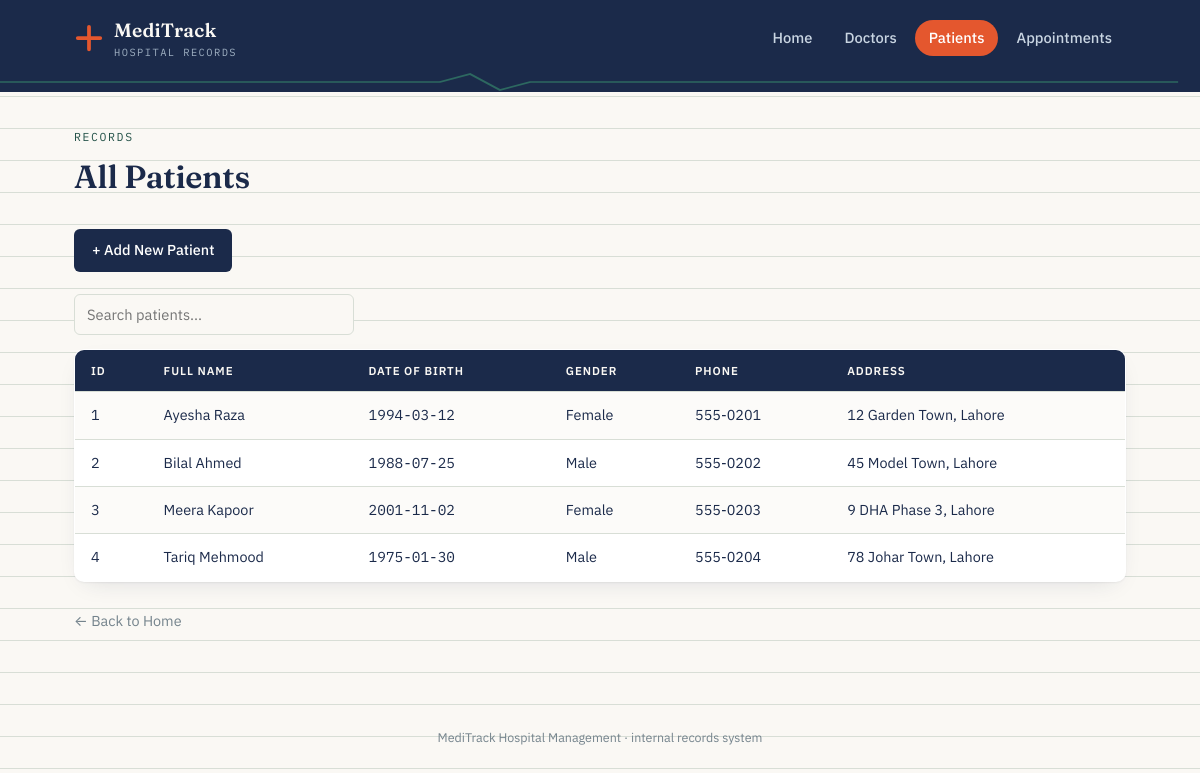
/patients.php, run on the app's committed database.
### tables this page shows
CREATE TABLE patients (
    patient_id      INT AUTO_INCREMENT PRIMARY KEY,
    full_name       VARCHAR(100)  NOT NULL,
    date_of_birth   DATE          NOT NULL,
    gender          ENUM('Male','Female','Other') NOT NULL,
    phone           VARCHAR(20)   NOT NULL,
    address         VARCHAR(255)  NOT NULL,
    created_at      TIMESTAMP     DEFAULT CURRENT_TIMESTAMP
);

### patients.php (the view, shortened to what this page needs)
<?php
include 'db.php';
$sql = "SELECT patients.patient_id, patients.full_name, patients.date_of_birth, patients.gender , patients.phone, patients.address
        FROM patients
        ORDER BY patients.full_name ASC";
$result = mysqli_query($conn, $sql);
include 'header.php';
?>
<div class="page-header">
    <p class="eyebrow">Records</p>
    <h1>All Patients</h1>
</div>
<div class="toolbar">
    <a href="add_patient.php" class="btn btn-add">+ Add New Patient</a>
</div>
<div class="search-bar">
    <input type="search" placeholder="Search patients..." data-table-search="patientsTable">
</div>
<table class="data-table" id="patientsTable">
    <tr>
        <th>ID</th>
        <th>Full Name</th>
        <th>Date of Birth</th>
        <th>Gender</th>
        <th>Phone</th>
        <th>Address</th>
    </tr>
    <?php
    if (mysqli_num_rows($result) > 0) {
        while ($row = mysqli_fetch_assoc($result)) {
            echo "<tr>";
            echo "<td class='mono'>" . $row['patient_id'] . "</td>";
            echo "<td>" . $row['full_name'] . "</td>";
            echo "<td class='mono'>" . $row['date_of_birth'] . "</td>";
            echo "<td>" . $row['gender'] . "</td>";
            echo "<td>" . $row['phone'] . "</td>";
            echo "<td>" . $row['address'] . "</td>";
            echo "</tr>";
        }
    } else {
        echo "<tr><td colspan='6'>No patient found.</td></tr>";
    }
    ?>
</table>
<a href="index.php" class="back-link">← Back to Home</a>
<?php include 'footer.php'; ?>

### style.css (style rules this page uses)
:root { --ink: #1B2A4A; --ink-soft: #33456B; --paper: #FAF8F4; --panel: #FFFFFF; --teal: #2F6F63; --teal-dark: #215046; --teal-tint: #E6EFEC; --coral: #E4572E; --coral-tint: #FCE7E0; --sage: #E7ECE4; --line: #D8DED6; --gray: #74838C; --amber: #B8862B; --amber-tint: #FBF1DE; --radius: 10px; --shadow: 0 1px 2px rgba(27,42,74,0.06), 0 8px 24px -12px rgba(27,42,74,0.18); }
* { box-sizing: border-box; }
html { scroll-behavior: smooth; }
body { margin: 0; background: var(--paper); background-image: linear-gradient(var(--line) 1px, transparent 1px); background-size: 100% 32px; background-attachment: local; color: var(--ink); font-family: 'IBM Plex Sans', -apple-system, sans-serif; font-size: 15.5px; line-height: 1.55; -webkit-font-smoothing: antialiased; }
h1, h2, h3 { font-family: 'Fraunces', Georgia, serif; font-weight: 600; color: var(--ink); letter-spacing: -0.01em; margin: 0 0 0.5em 0; }
h1 { font-size: 2rem; }
a { color: var(--teal-dark); }
code, .mono, td.mono, .id-col { font-family: 'IBM Plex Mono', monospace; }
.eyebrow { font-family: 'IBM Plex Mono', monospace; font-size: 0.72rem; letter-spacing: 0.14em; text-transform: uppercase; color: var(--teal-dark); margin: 0 0 6px 0; }
.page-header { margin-bottom: 28px; }
.toolbar { display: flex; align-items: center; gap: 16px; flex-wrap: wrap; margin-bottom: 22px; }
.back-link { display: inline-block; margin-top: 28px; font-size: 0.9rem; color: var(--gray); text-decoration: none; }
.btn, button, input[type="submit"] { font-family: 'IBM Plex Sans', sans-serif; font-size: 0.9rem; font-weight: 500; border: none; border-radius: 6px; padding: 10px 18px; background: var(--teal); color: #fff; cursor: pointer; text-decoration: none; display: inline-block; transition: background 0.15s; }
.btn-add { display: inline-flex; align-items: center; gap: 8px; background: var(--ink); }
input[type="text"], input[type="email"], input[type="date"], input[type="time"], input[type="search"], select { width: 100%; padding: 10px 12px; border: 1px solid var(--line); border-radius: 6px; background: var(--paper); font-family: 'IBM Plex Sans', sans-serif; font-size: 0.92rem; color: var(--ink); }
table.data-table { width: 100%; border-collapse: collapse; background: var(--panel); border: 1px solid var(--line); border-radius: var(--radius); overflow: hidden; box-shadow: var(--shadow); }
table.data-table th { background: var(--ink); color: var(--paper); text-align: left; font-size: 0.72rem; font-weight: 600; letter-spacing: 0.08em; text-transform: uppercase; padding: 12px 16px; }
table.data-table td { padding: 12px 16px; border-top: 1px solid var(--line); font-size: 0.9rem; }
table.data-table tr:nth-child(even) td { background: #FCFBF9; }
.search-bar { display: flex; align-items: center; gap: 10px; margin-bottom: 14px; }
.search-bar input[type="search"] { max-width: 280px; }

### data on the page
patients: patient_id "1", full_name "Ayesha Raza", date_of_birth "1994-03-12", gender "Female", phone "555-0201", address "12 Garden Town, Lahore"
patients: patient_id "2", full_name "Bilal Ahmed", date_of_birth "1988-07-25", gender "Male", phone "555-0202", address "45 Model Town, Lahore"
patients: patient_id "3", full_name "Meera Kapoor", date_of_birth "2001-11-02", gender "Female", phone "555-0203", address "9 DHA Phase 3, Lahore"
patients: patient_id "4", full_name "Tariq Mehmood", date_of_birth "1975-01-30", gender "Male", phone "555-0204", address "78 Johar Town, Lahore"
